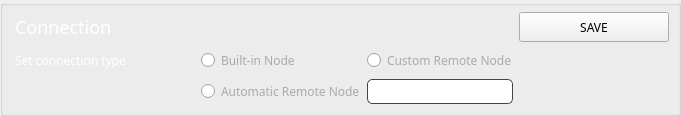
          <widget class="QGroupBox" name="groupBox_7">
           <property name="styleSheet">
            <string notr="true">border-bottom: 1px solid #444;
</string>
           </property>
           <property name="title">
            <string/>
           </property>
           <layout class="QGridLayout" name="gridLayout_18">
            <property name="leftMargin">
             <number>12</number>
            </property>
            <property name="topMargin">
             <number>6</number>
            </property>
            <property name="rightMargin">
             <number>9</number>
            </property>
            <property name="bottomMargin">
             <number>9</number>
            </property>
            <item row="2" column="2">
             <widget class="QLineEdit" name="m_hostEdit">
              <property name="minimumSize">
               <size>
                <width>0</width>
                <height>25</height>
               </size>
              </property>
              <property name="maximumSize">
               <size>
                <width>16777215</width>
                <height>25</height>
               </size>
              </property>
              <property name="styleSheet">
               <string notr="true">border: 1px solid #444;
border-radius: 5px;


color: #aaa;</string>
              </property>
              <property name="text">
               <string/>
              </property>
             </widget>
            </item>
            <item row="1" column="2">
             <widget class="QRadioButton" name="radioButton">
              <property name="minimumSize">
               <size>
                <width>0</width>
                <height>25</height>
               </size>
              </property>
              <property name="maximumSize">
               <size>
                <width>16777215</width>
                <height>25</height>
               </size>
              </property>
              <property name="font">
               <font>
                <family>Poppins</family>
               </font>
              </property>
              <property name="styleSheet">
               <string notr="true">color: #aaa; border: none;  </string>
              </property>
              <property name="text">
               <string>Custom Remote Node</string>
              </property>
              <property name="checked">
               <bool>false</bool>
              </property>
              <attribute name="buttonGroup">
               <string notr="true">buttonGroup_3</string>
              </attribute>
             </widget>
            </item>
            <item row="2" column="1">
             <widget class="QRadioButton" name="radioButton_3">
              <property name="minimumSize">
               <size>
                <width>0</width>
                <height>25</height>
               </size>
              </property>
              <property name="maximumSize">
               <size>
                <width>16777215</width>
                <height>25</height>
               </size>
              </property>
              <property name="font">
               <font>
                <family>Poppins</family>
               </font>
              </property>
              <property name="styleSheet">
               <string notr="true">color: #aaa; border: none;  </string>
              </property>
              <property name="text">
               <string>Automatic Remote Node</string>
              </property>
              <property name="checked">
               <bool>false</bool>
              </property>
              <attribute name="buttonGroup">
               <string notr="true">buttonGroup_3</string>
              </attribute>
             </widget>
            </item>
            <item row="0" column="3">
             <widget class="QPushButton" name="b1_saveConnectionButton">
              <property name="minimumSize">
               <size>
                <width>150</width>
                <height>20</height>
               </size>
              </property>
              <property name="maximumSize">
               <size>
                <width>150</width>
                <height>31</height>
               </size>
              </property>
              <property name="font">
               <font>
                <family>Poppins</family>
               </font>
              </property>
              <property name="styleSheet">
               <string notr="true">/* This button style is handled automatically by OverviewFrame:setStyles() (in OverviewFrame.cpp) */</string>
              </property>
              <property name="text">
               <string>SAVE</string>
              </property>
             </widget>
            </item>
            <item row="1" column="0">
             <widget class="QLabel" name="label_23">
              <property name="minimumSize">
               <size>
                <width>180</width>
                <height>25</height>
               </size>
              </property>
              <property name="maximumSize">
               <size>
                <width>180</width>
                <height>25</height>
               </size>
              </property>
              <property name="font">
               <font>
                <family>Poppins</family>
               </font>
              </property>
              <property name="styleSheet">
               <string notr="true">color: #fff; 
border: 0px;
</string>
              </property>
              <property name="text">
               <string>Set connection type</string>
              </property>
              <property name="alignment">
               <set>Qt::AlignLeading|Qt::AlignLeft|Qt::AlignVCenter</set>
              </property>
             </widget>
            </item>
            <item row="1" column="1">
             <widget class="QRadioButton" name="radioButton_2">
              <property name="minimumSize">
               <size>
                <width>0</width>
                <height>25</height>
               </size>
              </property>
              <property name="maximumSize">
               <size>
                <width>16777215</width>
                <height>25</height>
               </size>
              </property>
              <property name="font">
               <font>
                <family>Poppins</family>
               </font>
              </property>
              <property name="styleSheet">
               <string notr="true">color: #aaa; border: none;  </string>
              </property>
              <property name="text">
               <string>Built-in Node</string>
              </property>
              <property name="checked">
               <bool>false</bool>
              </property>
              <attribute name="buttonGroup">
               <string notr="true">buttonGroup_3</string>
              </attribute>
             </widget>
            </item>
            <item row="0" column="0" colspan="2">
             <widget class="QLabel" name="label_22">
              <property name="sizePolicy">
               <sizepolicy hsizetype="Expanding" vsizetype="Preferred">
                <horstretch>0</horstretch>
                <verstretch>0</verstretch>
               </sizepolicy>
              </property>
              <property name="minimumSize">
               <size>
                <width>0</width>
                <height>30</height>
               </size>
              </property>
              <property name="maximumSize">
               <size>
                <width>16777215</width>
                <height>32</height>
               </size>
              </property>
              <property name="sizeIncrement">
               <size>
                <width>0</width>
                <height>0</height>
               </size>
              </property>
              <property name="font">
               <font>
                <family>Poppins</family>
                <pointsize>-1</pointsize>
               </font>
              </property>
              <property name="styleSheet">
               <string notr="true">color: #fff; 
font-size: 18px;
 border: 0px;</string>
              </property>
              <property name="text">
               <string>Connection</string>
              </property>
              <property name="alignment">
               <set>Qt::AlignLeading|Qt::AlignLeft|Qt::AlignVCenter</set>
              </property>
             </widget>
            </item>
           </layout>
          </widget>
